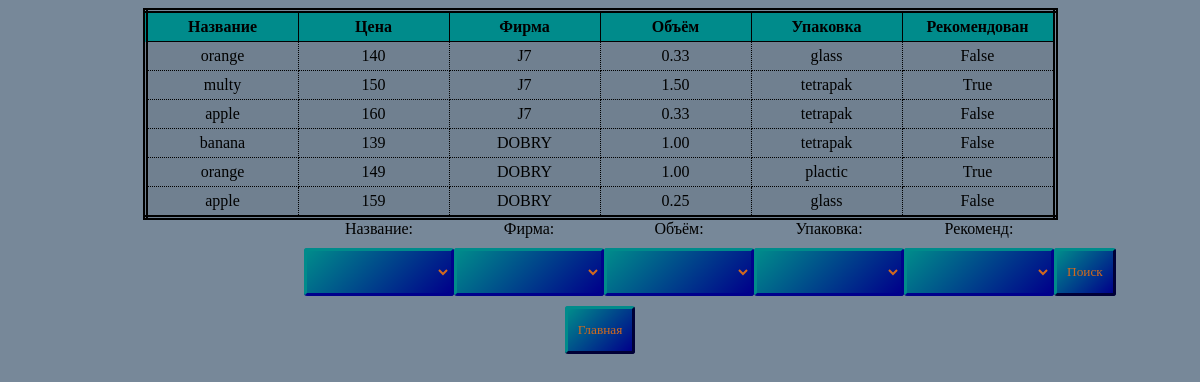
The page /table/1 on the database its author committed.
### tableconnect/models.py (models this page shows)
class Product(models.Model):
    name = models.CharField(max_length=10)
    price = models.IntegerField()
    firma = models.ForeignKey(Company, on_delete=models.CASCADE)
    volume = models.DecimalField(max_digits=4, decimal_places=2)
    pack = models.CharField(max_length=10)
    recomend = models.BooleanField(null=True)

class Company(models.Model):
    title = models.CharField(max_length=20)

### tableconnect/views.py (the view, shortened to what this page needs)
# urls.py: path('table/1', views.table1, name='sv1'),
def table1(req):
    baza = Product.objects.all()
    anketa = FormJuice()
    bd = []
    for i in baza:
        bd.append((i.name, i.price, i.firma.title, i.volume, i.pack, i.recomend))
    title = ('Название', 'Цена', 'Фирма', 'Объём', 'Упаковка', 'Рекомендован')
    data = {'table': bd, 'title': title, 'forma': anketa}
    return render(req, 'totable.html', context=data)

### tableconnect/myforms.py
class FormJuice(forms.Form):
    all = Company.objects.all()
    mas = []
    for a in all:
        mas.append((a.id, a.title))
    name = forms.ModelChoiceField(Product.objects.values_list('name', flat=True).distinct(),
                                   required=False, to_field_name='name', empty_label='', label='Название')
    firma = forms.ModelChoiceField(Company.objects.values_list('title', flat=True),
                                   required=False, to_field_name='title', empty_label='', label='Фирма')
    volume = forms.ModelChoiceField(Product.objects.values_list('volume', flat=True).distinct(),
                                   required=False, to_field_name='volume', empty_label='', label='Объём')
    pack = forms.ModelChoiceField(Product.objects.values_list('pack', flat=True).distinct(),
                                   required=False, to_field_name='pack', empty_label='', label='Упаковка')
    recomend = forms.ModelChoiceField(Product.objects.values_list('recomend', flat=True).distinct(),
                                   required=False, to_field_name='recomend', empty_label='', label='Рекоменд')

### templates/totable.html (shortened to what this page needs)
<!DOCTYPE html>
{% load static %}
<html lang="en">
<head>
    <link rel="stylesheet" href="{% static 'css/main.css' %}">
</head>
<body>
    <table>
        <tr>
            {% for t in title %}
                <th>{{ t }}</th>
            {% endfor %}
        </tr>
        {% for t in table %}
            <tr>
                {% for one in t %}
                    <td>{{ one }}</td>
                {% endfor %}
            </tr>
        {% endfor %}
    </table>
<form action="" method="post">
    {{ forma.as_div }}
    <input type="submit" value="Поиск">
</form>
<a href="{% url 'index' %}"><button>Главная</button></a>
</body>
</html>

### tableconnect/static/css/main.css (style rules this page uses)
body { font-family: "Yu Gothic"; background-color: lightslategray; text-align: center; box-sizing: border-box; }
a { display: block; color: darkblue; width: max-content; margin: auto; }
button, input[type=submit], select { background: linear-gradient(-45deg, darkblue, darkcyan); border-radius: 3px; border-width: 3px; border-top-color: darkcyan; border-left-color: darkcyan; border-bottom-color: darkblue; border-right-color: darkblue; padding: 10px; font-family: "Yu Gothic"; color: chocolate; margin-top: 10px; height: 48px; }
table { margin: auto; border-collapse: collapse; border: double 5px black; font-family: "Yu Gothic"; }
td { border: 1px dotted black; padding: 5px; width: 100px; background-color: slategrey; }
th { border: 1px solid black; padding: 5px; width: 140px; background-color: darkcyan; }
select { width: 150px; }
label { display: block; }
form { display: flex; flex-direction: row; justify-content: space-around; align-items: end; max-width: 50%; margin: auto; }

### rows shown on the page
Product: t "orange" "0.33" "glass"
Company: t "J7" "J7" "J7"
Product: t "multy" "1.50" "tetrapak"
Product: t "apple" "0.33" "tetrapak"
Product: t "banana" "1.00" "tetrapak"
Company: t "DOBRY" "DOBRY" "DOBRY"
Product: t "orange" "1.00" "plactic"
Product: t "apple" "0.25" "glass"

### other values the page prints
{{ t }} "Название" "Цена" "Фирма" "Объём" "Упаковка" "Рекомендован"
{{ one }} "140" "False" "150" "True" "160" "False" "139" "False" "149" "True" "159" "False"
